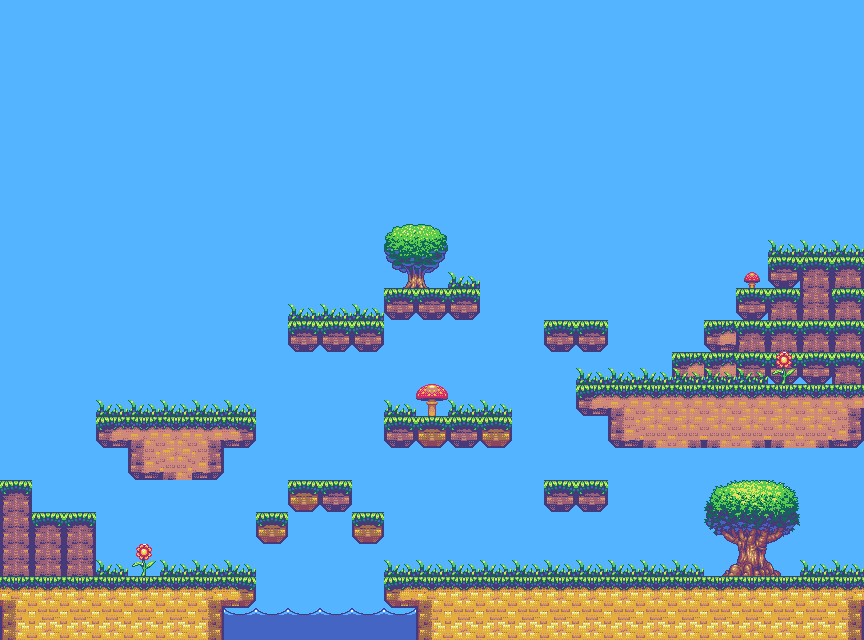

Tiled map render using the project's own tile images. Description and the map definition, with tile-layer contents summarised, below:
An orthogonal 27x20 tile map with 32x32 px tiles, 4 tile layers (backgroundLayer, collisionLayer, decorationLayer, waterLayer), 2 tilesets and 5 objects.

<map version="1.0" orientation="orthogonal" renderorder="right-down" width="27" height="20" tilewidth="32" tileheight="32" nextobjectid="41">
 <tileset firstgid="1" name="platform_tiles01" tilewidth="32" tileheight="32" tilecount="171">
  <image source="../images/platform_tiles01.png" trans="ff00ff" width="288" height="608" />
 </tileset>
 <tileset firstgid="172" name="tiles_spritesheet" tilewidth="35" tileheight="35" spacing="1" tilecount="156">
  <image source="../images/tiles_spritesheet.png" trans="ff00ff" width="457" height="468" />
 </tileset>
 <layer name="backgroundLayer" width="27" height="20">
  <data>[540 cells, 540 non-empty, 1 distinct tile ids]</data>
 </layer>
 <layer name="collisionLayer" width="27" height="20">
  <data>[540 cells, 112 non-empty, 24 distinct tile ids]</data>
 </layer>
 <layer name="decorationLayer" width="27" height="20">
  <data>[540 cells, 54 non-empty, 17 distinct tile ids]</data>
 </layer>
 <layer name="waterLayer" width="27" height="20">
  <data>[540 cells, 6 non-empty, 2 distinct tile ids]</data>
 </layer>
 <objectgroup name="objectsLayer">
  <object id="27" gid="318" x="50" y="511" width="35" height="35">
   <properties>
    <property name="type" value="player" />
   </properties>
  </object>
  <object id="37" gid="226" x="190" y="417" width="35" height="35">
   <properties>
    <property name="key" value="goal_01_about" />
    <property name="nextLevel" value="level_01_about" />
    <property name="src" value="level01" />
    <property name="type" value="goal" />
   </properties>
  </object>
  <object id="38" gid="226" x="441" y="287" width="35" height="35">
   <properties>
    <property name="key" value="goal_02_skills" />
    <property name="nextLevel" value="level_02_skills" />
    <property name="src" value="level02" />
    <property name="type" value="goal" />
   </properties>
  </object>
  <object id="39" gid="226" x="819" y="256" width="35" height="35">
   <properties>
    <property name="key" value="goal_03_works" />
    <property name="nextLevel" value="level_03_works" />
    <property name="src" value="level03" />
    <property name="type" value="goal" />
   </properties>
  </object>
  <object id="40" gid="226" x="667" y="576" width="35" height="35">
   <properties>
    <property name="key" value="goal_04_contact" />
    <property name="nextLevel" value="level_04_contact" />
    <property name="src" value="level04" />
    <property name="type" value="goal" />
   </properties>
  </object>
 </objectgroup>
</map>
